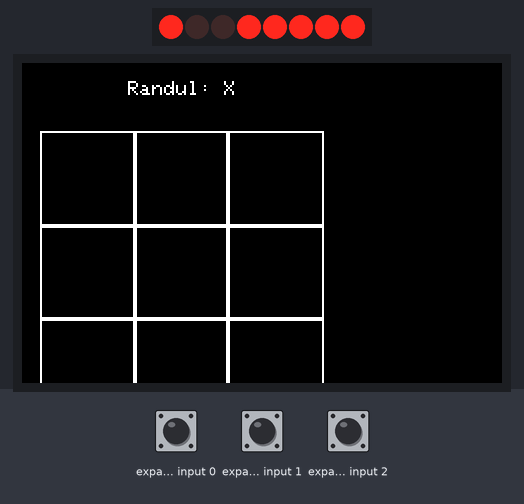
The sketch below on a simulated ESP32-S3. Shown: 8 port-expander outputs drawn as a row of LEDs (first output left, lit = HIGH), 480×320 colour display. Wiring (inferred from the names in the program): PCF8574 port expander at I2C address 0x38. Wiring (inferred from the signals the program sends): row of LEDs: on Q0, Q1, Q2, Q3, Q4, Q5, Q6, Q7. The test bench sets the inputs (shaded band); at power-on: expander input 1 HIGH, expander input 0 HIGH, expander input 2 HIGH. What the sketch prints to the serial monitor is not drawn.

Above: at 2.2 s.
2.3 s: expander input 1 pulled LOW for 1 s
At 2.8 s:
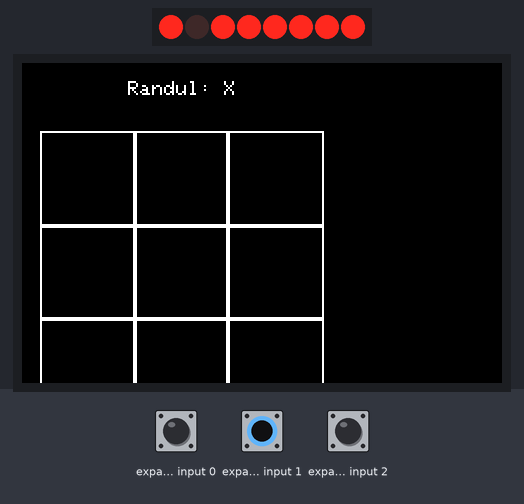
4.8 s: expander input 1 pulled LOW for 3.2 s
At 8.4 s:
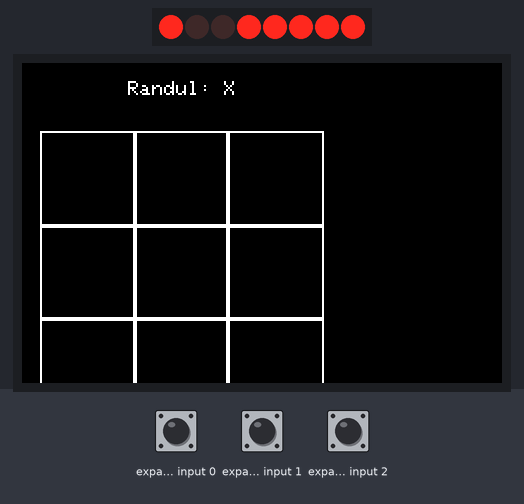
Timing chart, 0 to 9.9 s (numbered marks = the images above; inputs shaded):
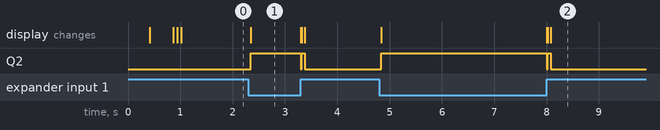

Measured:
- after the input at 2.3 s, Q2: LOW → HIGH after 0.05 s, → LOW 0.96 s later, → HIGH 0.02 s later, → LOW 0.06 s later; the display: changes after 0.05 s (image 1)
- after the input at 4.8 s, Q2: LOW → HIGH at once, → LOW 3.2 s later, → HIGH 0.02 s later, → LOW 0.06 s later; the display: first changes at once (image 2 shows a later state)

The sketch:

3.5inch_Capacitive_Touch_LCD.ino
```cpp
#include <Arduino_GFX_Library.h>
#include <Wire.h>

// ---------------- PINI ----------------
static const int PIN_LCD_CS   = 10;
static const int PIN_LCD_DC   = 9;
static const int PIN_LCD_RST  = 8;
static const int PIN_LCD_BL   = 6;

static const int PIN_TP_INT   = 3;
static const int PIN_TP_RST   = 4;
static const int PIN_SD_CS    = 5;   // optional, nefolosit aici

// FT6336U touch controller
static const uint8_t FT6336_ADDR = 0x38;

// ---------------- DISPLAY ----------------
// Arduino_GFX documentează declarația simplă cu Arduino_HWSPI(DC, CS). :contentReference[oaicite:1]{index=1}
Arduino_DataBus *bus = new Arduino_HWSPI(
  PIN_LCD_DC,
  PIN_LCD_CS
);

Arduino_GFX *gfx = new Arduino_ST7796(
  bus,
  PIN_LCD_RST,
  1,
  true,
  320,
  480
);

// ---------------- JOC ----------------
char board[3][3];
char currentPlayer = 'X';
bool gameOver = false;
char winner = ' ';

int screenW = 320;
int screenH = 480;

int boardX = 20;
int boardY = 70;
int boardSize = 280;
int cellSize = boardSize / 3;

int resetBtnX = 90;
int resetBtnY = 380;
int resetBtnW = 140;
int resetBtnH = 50;

unsigned long lastTouchTime = 0;
const unsigned long touchDebounceMs = 180;

// ---------------- TOUCH FT6336U ----------------
uint8_t tpReadReg(uint8_t reg) {
  Wire.beginTransmission(FT6336_ADDR);
  Wire.write(reg);
  if (Wire.endTransmission(false) != 0) return 0;
  Wire.requestFrom((int)FT6336_ADDR, 1);
  if (Wire.available()) return Wire.read();
  return 0;
}

bool readTouchRaw(uint16_t &x, uint16_t &y) {
  uint8_t points = tpReadReg(0x02) & 0x0F;
  if (points == 0) return false;

  uint8_t xh = tpReadReg(0x03);
  uint8_t xl = tpReadReg(0x04);
  uint8_t yh = tpReadReg(0x05);
  uint8_t yl = tpReadReg(0x06);

  x = ((xh & 0x0F) << 8) | xl;
  y = ((yh & 0x0F) << 8) | yl;

  return true;
}

bool readTouchScreen(int &sx, int &sy) {
  uint16_t rx, ry;
  if (!readTouchRaw(rx, ry)) return false;

  sx = map(ry, 0, 480, 0, screenW);
  sy = map(rx, 0, 320, 0, screenH);

  if (sx < 0) sx = 0;
  if (sx >= screenW) sx = screenW - 1;
  if (sy < 0) sy = 0;
  if (sy >= screenH) sy = screenH - 1;

  return true;
}

// ---------------- UTILITARE JOC ----------------
void resetGame() {
  for (int r = 0; r < 3; r++) {
    for (int c = 0; c < 3; c++) {
      board[r][c] = ' ';
    }
  }
  currentPlayer = 'X';
  gameOver = false;
  winner = ' ';
}

bool boardFull() {
  for (int r = 0; r < 3; r++) {
    for (int c = 0; c < 3; c++) {
      if (board[r][c] == ' ') return false;
    }
  }
  return true;
}

char checkWinner() {
  for (int r = 0; r < 3; r++) {
    if (board[r][0] != ' ' &&
        board[r][0] == board[r][1] &&
        board[r][1] == board[r][2]) {
      return board[r][0];
    }
  }

  for (int c = 0; c < 3; c++) {
    if (board[0][c] != ' ' &&
        board[0][c] == board[1][c] &&
        board[1][c] == board[2][c]) {
      return board[0][c];
    }
  }

  if (board[0][0] != ' ' &&
      board[0][0] == board[1][1] &&
      board[1][1] == board[2][2]) {
    return board[0][0];
  }

  if (board[0][2] != ' ' &&
      board[0][2] == board[1][1] &&
      board[1][1] == board[2][0]) {
    return board[0][2];
  }

  if (boardFull()) return 'D';
  return ' ';
}

// ---------------- DESENARE ----------------
void drawCenteredText(const char *txt, int y, int size, uint16_t color) {
  int16_t x1, y1;
  uint16_t w, h;
  gfx->setTextSize(size);
  gfx->getTextBounds((char*)txt, 0, y, &x1, &y1, &w, &h);
  int x = (screenW - w) / 2;
  gfx->setCursor(x, y);
  gfx->setTextColor(color);
  gfx->print(txt);
}

void drawStatus() {
  gfx->fillRect(0, 0, screenW, 55, RGB565_BLACK);

  if (!gameOver) {
    char msg[32];
    snprintf(msg, sizeof(msg), "Randul: %c", currentPlayer);
    drawCenteredText(msg, 18, 2, RGB565_WHITE);
  } else {
    if (winner == 'D') {
      drawCenteredText("Egal!", 18, 2, RGB565_YELLOW);
    } else {
      char msg[32];
      snprintf(msg, sizeof(msg), "Castiga: %c", winner);
      drawCenteredText(msg, 18, 2, RGB565_GREEN);
    }
  }
}

void drawGrid() {
  gfx->fillRect(boardX - 2, boardY - 2, boardSize + 4, boardSize + 4, RGB565_WHITE);
  gfx->fillRect(boardX, boardY, boardSize, boardSize, RGB565_BLACK);

  gfx->fillRect(boardX + cellSize - 2, boardY, 4, boardSize, RGB565_WHITE);
  gfx->fillRect(boardX + 2 * cellSize - 2, boardY, 4, boardSize, RGB565_WHITE);

  gfx->fillRect(boardX, boardY + cellSize - 2, boardSize, 4, RGB565_WHITE);
  gfx->fillRect(boardX, boardY + 2 * cellSize - 2, boardSize, 4, RGB565_WHITE);
}

void drawX(int cx, int cy) {
  int margin = 20;
  int x0 = boardX + cx * cellSize + margin;
  int y0 = boardY + cy * cellSize + margin;
  int x1 = boardX + (cx + 1) * cellSize - margin;
  int y1 = boardY + (cy + 1) * cellSize - margin;

  for (int i = -2; i <= 2; i++) {
    gfx->drawLine(x0 + i, y0, x1 + i, y1, RGB565_RED);
    gfx->drawLine(x0 + i, y1, x1 + i, y0, RGB565_RED);
  }
}

void drawO(int cx, int cy) {
  int centerX = boardX + cx * cellSize + cellSize / 2;
  int centerY = boardY + cy * cellSize + cellSize / 2;
  int radius = cellSize / 2 - 20;

  for (int i = 0; i < 4; i++) {
    gfx->drawCircle(centerX, centerY, radius - i, RGB565_CYAN);
  }
}

void drawMarks() {
  for (int r = 0; r < 3; r++) {
    for (int c = 0; c < 3; c++) {
      if (board[r][c] == 'X') drawX(c, r);
      if (board[r][c] == 'O') drawO(c, r);
    }
  }
}

void drawResetButton() {
  gfx->fillRoundRect(resetBtnX, resetBtnY, resetBtnW, resetBtnH, 10, RGB565_BLUE);
  gfx->drawRoundRect(resetBtnX, resetBtnY, resetBtnW, resetBtnH, 10, RGB565_WHITE);

  gfx->setTextSize(2);
  gfx->setTextColor(RGB565_WHITE);
  gfx->setCursor(resetBtnX + 28, resetBtnY + 16);
  gfx->print("RESTART");
}

void drawUI() {
  gfx->fillScreen(RGB565_BLACK);
  drawStatus();
  drawGrid();
  drawMarks();
  drawResetButton();
}

bool inResetButton(int x, int y) {
  return (x >= resetBtnX && x < resetBtnX + resetBtnW &&
          y >= resetBtnY && y < resetBtnY + resetBtnH);
}

bool inBoard(int x, int y) {
  return (x >= boardX && x < boardX + boardSize &&
          y >= boardY && y < boardY + boardSize);
}

void handleBoardTouch(int x, int y) {
  if (!inBoard(x, y) || gameOver) return;

  int col = (x - boardX) / cellSize;
  int row = (y - boardY) / cellSize;

  if (row < 0 || row > 2 || col < 0 || col > 2) return;
  if (board[row][col] != ' ') return;

  board[row][col] = currentPlayer;

  winner = checkWinner();
  if (winner != ' ') {
    gameOver = true;
  } else {
    currentPlayer = (currentPlayer == 'X') ? 'O' : 'X';
  }

  drawUI();
}

void setup() {
  Serial.begin(115200);
  delay(200);

  pinMode(PIN_LCD_BL, OUTPUT);
  digitalWrite(PIN_LCD_BL, HIGH);

  pinMode(PIN_TP_INT, INPUT_PULLUP);
  pinMode(PIN_TP_RST, OUTPUT);

  digitalWrite(PIN_TP_RST, LOW);
  delay(20);
  digitalWrite(PIN_TP_RST, HIGH);
  delay(200);

  Wire.begin();
  Wire.setClock(400000);

  if (!gfx->begin()) {
    Serial.println("gfx->begin() failed!");
    while (1) delay(100);
  }

  gfx->fillScreen(RGB565_BLACK);

  resetGame();
  drawUI();
}

void loop() {
  int tx, ty;
  bool touched = readTouchScreen(tx, ty);

  if (touched) {
    unsigned long now = millis();
    if (now - lastTouchTime > touchDebounceMs) {
      lastTouchTime = now;

      Serial.print("Touch: ");
      Serial.print(tx);
      Serial.print(", ");
      Serial.println(ty);

      if (inResetButton(tx, ty)) {
        resetGame();
        drawUI();
      } else {
        handleBoardTouch(tx, ty);
      }
    }
  }

  delay(10);
}
```

ft6336u.cpp
```cpp
#include <Arduino_GFX_Library.h>
#include <Wire.h>

// ---------------- PINI ----------------
static const int PIN_LCD_CS   = 10;
static const int PIN_LCD_DC   = 9;
static const int PIN_LCD_RST  = 8;
static const int PIN_LCD_BL   = 6;

static const int PIN_TP_INT   = 3;
static const int PIN_TP_RST   = 4;
static const int PIN_SD_CS    = 5;   // optional
static const int PIN_BUZZER   = 2;

static const uint8_t FT6336_ADDR = 0x38;

// ---------------- DISPLAY ----------------
Arduino_DataBus *bus = new Arduino_HWSPI(PIN_LCD_DC, PIN_LCD_CS);
Arduino_GFX *gfx = new Arduino_ST7796(bus, PIN_LCD_RST, 1, true, 320, 480);

// ---------------- ECRAN / UI ----------------
int screenW = 320;
int screenH = 480;

int boardX = 20;
int boardY = 110;
int boardSize = 280;
int cellSize = boardSize / 3;

int startBtnX = 60;
int startBtnY = 300;
int startBtnW = 200;
int startBtnH = 55;

int resetBtnX = 30;
int resetBtnY = 410;
int resetBtnW = 120;
int resetBtnH = 45;

int menuBtnX = 170;
int menuBtnY = 410;
int menuBtnW = 120;
int menuBtnH = 45;

// ---------------- STARE ----------------
enum GameState {
  STATE_MENU,
  STATE_GAME
};

GameState gameState = STATE_MENU;

char board[3][3];
char currentPlayer = 'X';
bool gameOver = false;
char winner = ' ';

int scoreX = 0;
int scoreO = 0;
int scoreDraw = 0;

unsigned long lastTouchTime = 0;
const unsigned long touchDebounceMs = 180;

// ---------------- SUNETE ----------------
void beep(int freq, int duration) {
  ledcAttach(PIN_BUZZER, freq, 8);
  ledcWrite(PIN_BUZZER, 128);
}
```
